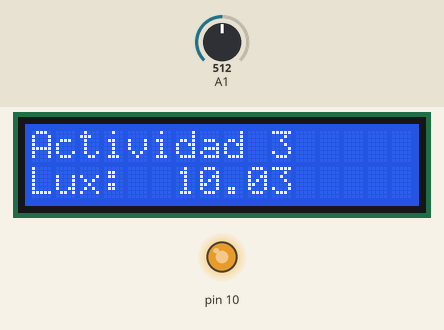
Recording of a sketch running on a simulated Arduino Uno, built with avr-gcc and run on an emulated ATmega328P. On the bench: 16×2 character LCD, output pins drawn as LEDs (lit = HIGH). The inputs (shaded band) are chosen by the test bench; at power-on: A1 = 512.

Above: at 1.2 s.
1.3 s: A1 set to 716
At 2.3 s:
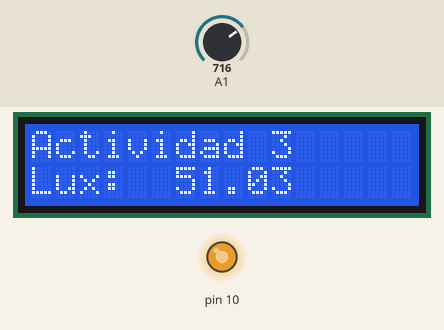
2.8 s: A1 set to 900
At 3.5 s:
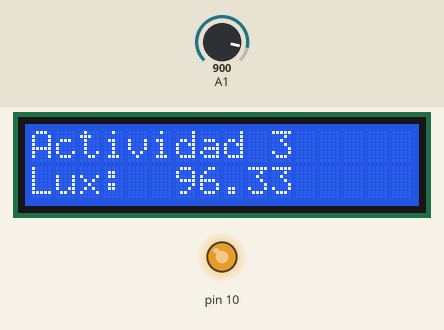
4.3 s: A1 set to 1023
At 4.6 s:
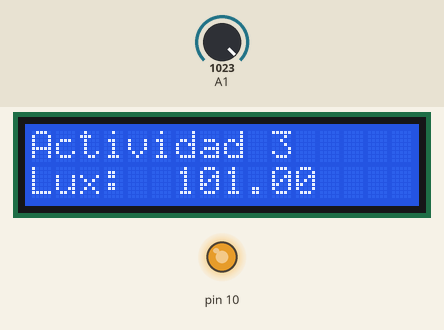
Timing chart, 0 to 7.3 s (numbered marks = the images above; inputs shaded):
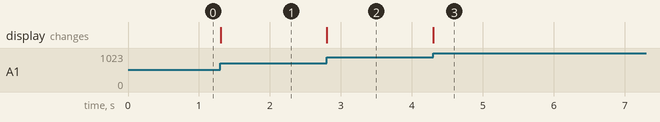

The sketch:

Actividad_3_inciso_1.ino
```cpp
#include "Arduino.h"
// include the library code:
#include <LiquidCrystal.h>
 // these constants won't change.  But you can change the size of
  // your LCD using them:
  const int numRows = 2;
  const int numCols = 16;
  float R=0;
  float Lux;
  // initialize the library with the numbers of the interface pins
  LiquidCrystal lcd(8, 9, 4, 5, 6, 7);

float mapfloat(float x, float in_min, float in_max, float out_min, float out_max){
  return (x - in_min) * (out_max - out_min) / (in_max - in_min) + out_min;
}

float obtenerLux(float R){ //esta fncion de callback especifica para el LDR nos convierte el valor

  float Vi= mapfloat(R,0,1023,0,5);
  float RLDR = (10*5)/Vi - 10;
  Lux=0;
  //mapear valor de Resistencia LDR a valor de LUX
  if(RLDR > 92) Lux = 0;
  else if (RLDR >= 41) Lux = 1;
  else if (RLDR >= 24) Lux = mapfloat(RLDR,24,41,3,1);
  else if (RLDR >= 16) Lux = mapfloat(RLDR,16,24,6,3);
  else if (RLDR >= 10) Lux = mapfloat(RLDR,10,16,10,6);
  else if (RLDR >= 7) Lux = mapfloat(RLDR,7,10,15,10);
  else if (RLDR >= 5) Lux = mapfloat(RLDR,5,7,35,15);
  else if (RLDR >= 3) Lux = mapfloat(RLDR,3,5,80,35);
  else if (RLDR >= 1) Lux = mapfloat(RLDR,1,3,100,80);
  else Lux = 101;
 return Lux;
}
void setup() {
  // put your setup code here, to run once:
  pinMode(A1,INPUT);
  pinMode(10, OUTPUT);
  lcd.begin(numCols,numRows);
  analogWrite(10, 200); //Controla intensidad backlight
  lcd.setCursor(0, 0);
  lcd.print("Actividad 3");
 }

void loop() {
  R = analogRead(A1);
  Lux = obtenerLux(R);
  lcd.setCursor(0,1);
  lcd.print("Lux:");
  lcd.setCursor(6,1);
  lcd.print(Lux);

}
```

adc_driver.cpp
```cpp
#include "D:\Usuario\Escritorio\Sistemas Embebidos\Laboratorio 2\Actividad 3\adc_driver.h"
#include <avr/interrupt.h>
#include "Arduino.h"

volatile adc_cfg * cfg;
volatile int flag=0;
void adc_init(adc_cfg * aux){

	cfg = aux;
	//hay dos modos, free running mode, que hace conversiones y no para de convertir, single conversion que convierte una sola vez y para.
	if(cfg->canal <= 14 && cfg->canal >= 0){

		cli(); //deshabilitamos las interrupciones globales

		/**
		El siguiente paso es configurar el voltaje de referencia usado por el ADC, este este caso es 5V.
		El voltaje de referencia es configurado en el registro ADMUX con los bits REFS1 y REFS0.
		En este caso es el valor por defecto y no hace falta modificar.
		En el registro ADMUX también podemos seleccionar en qué canal se va a hacer la conversión mediante los bits del MUX3 al MUX0.
		En este caso es el valor por defecto y no hace falta modificar.
		El ADC está casi configurado, solo hace falta iniciarlo (por defecto está apagado para consumir menos)
		y para ello se debe poner a 1 el bit ADEN del registro ADCSRA y luego poner a 1 el bit ADSC para comenzar la conversión en el mismo registro.
		En el registro ADCSRB los bits ADTS2, ADTS1 and ADTS0 determinan como una nueva conversión comienza, por defecto está en mode free running.
		También debe ponerse a 1 el bit ADATE en del registro ADCSRA para que en modo free running comience la conversión.
		**/
		//Seteamos el canal por el cual trabajara el conversor, modificando los bits de MUX0, MUX1,MUX2,MUX3

		ADMUX = (ADMUX & 0xF0) | (cfg->canal & 0x0F); //haces un or poniendo en cero los 4 menos significativos y desp comibnandolo con cfg.canal numer
		//0x0F en binario es 0...00001111
		//tengo que insertarle al canal en los bits de MUX3,2,1,0 el valor 0001, que indica el canal ADC1, el canal A1, donde esta conectado el sensor.

		ADMUX |= (1 << REFS0);		// use AVcc as the reference
		//el de referencia al admux, para indicarle cual es el alto y cual el bajo, debería estar en 0
		//este selecciona el voltaje de referencia para el ADC,
		//la peracion del 1 << argumento, desplaza un 1 hasta argumento, en este caso REFS0

		ADMUX &= ~(1<<ADLAR); //esto no debería estar en 0? si pero no se si lo pone en cero esto, se escribe 1 para hacer ajuste izquierdo de la conversion
		//si quiere ser derecho se lo deja en 0
		//If ADLAR is set, the result is left adjusted. If ADLAR is cleared (default), the result
		//is right adjusted.
		//hay que hacer clear para la 10 bit resolution

		ADCSRA |= ((1 << ADPS2) | (1 << ADPS1) | (1 << ADPS0)); //Prescaler at 128 so we have an 125Khz clock source
		// EL ADC puede trabajar mas lento mas preciso, mas rapido menos preciso, aquí es preferible que sea lento y tengo mejor medida
		// con el prescaler modificas la velocidad del adc en trade off de la precisión, el prescaler al máximo para que sea lo mas lento posible.
		//Debe darse un reloj al ADC para establecer la velocidad de muestreo,
		//pero esta tiene un máximo de 200kHz, este valor se establece mediante los prescaler.
		//Estos son configurados por el registro ADCSRA y los bits relacionados
		//que son ADPS2, ADPS1 and ADPS0 con valores de prescaler de 2 a 128.
		//Como el microcontrolador funciona a 16 MHz se usará el prescaler 128 para que el reloj del ADC funcione a 125 KHz.


		//ADCSRB &= ~((1 << ADTS2) | (1 << ADTS1) | (1 << ADTS0)); //ADC in free-running mode, no es necesario, ya seteado en 0

		ADCSRA |= (1 << ADEN);      //Power up the ADC

		ADCSRA |= (1 << ADIE); 		//Para habilitar que cuando termine de hacer la conversion, genere una interrupcion
		//y ejecute el código de la interrupción correspondiente

		//ADCSRA |= (1 << ADATE);     //Signal source, in this case is the free-running


		ADCSRA |= (1 << ADSC);      //Asumimos que esta en single conversion mode, este bit en 1 indica que arranque con la conversion


		//---------------------------------------
		sei();

	}

}
void adc_loop(){
	//aquí llamo a la función callback del main que calcula el valor de Lux que le corresponde, segun el valor ADC obtenido
	if(flag==1){
		cfg->callback();
		flag=0;
	}
}

ISR(ADC_vect){
  //obtenemos el valor de resistencia medido de los registros
  flag=1;
  int aux = ADCL;
  cfg->adc_value = (ADCH << 8) + aux; //aca estoy desplazando los 8 bits de adch a izquierda, para quedarme solo con los últimos dos, y los últimos 8 en cero,
//que luego se combinan con los bits de ADCL
//CREO QUE EL PROBLEMA ESTA AQUI EN EL CORRIMIENTO.
  ADCSRA |= (1 << ADSC);      //Start converting, es para indicar que comience una nueva conversion, pero como esta en free running no la preciso.
  //y luego hago un OR con los 8 bits de adcl, y termina quedando, los 2 bits de ADCH + los 8 bits de ADCL

}
```

adc_driver.h
```cpp
typedef struct{
	int canal;
	void (*callback)(); //con el parentesis indico que es una función
	//void (*callback)(int x);
	int adc_value;
}adc_cfg;

void adc_init(adc_cfg *cfg);
void adc_loop();
```

Measured:
- after the input at 1.3 s, the display: changes at once (image 1)
- after the input at 2.8 s, the display: changes at once (image 2)
- after the input at 4.3 s, the display: changes at once (image 3)
